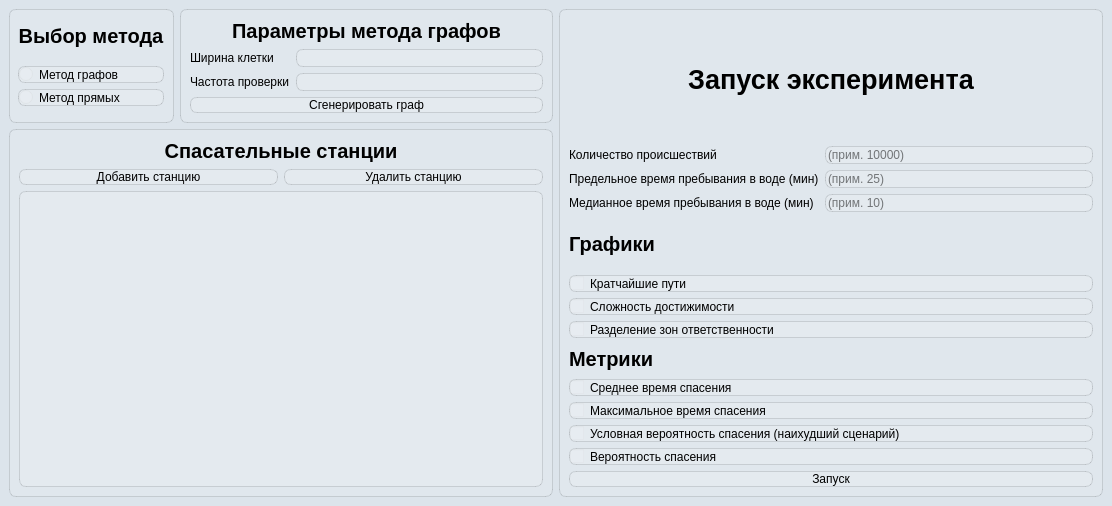
<?xml version="1.0" encoding="UTF-8"?>
<ui version="4.0">
 <class>MainWindow</class>
 <widget class="QMainWindow" name="MainWindow">
  <property name="geometry">
   <rect>
    <x>0</x>
    <y>0</y>
    <width>1112</width>
    <height>506</height>
   </rect>
  </property>
  <property name="windowTitle">
   <string>MainWindow</string>
  </property>
  <property name="styleSheet">
   <string notr="true">background-color: rgb(220, 228, 235)</string>
  </property>
  <widget class="QWidget" name="centralwidget">
   <layout class="QVBoxLayout" name="verticalLayout_14">
    <item>
     <layout class="QHBoxLayout" name="horizontalLayout_5">
      <item>
       <layout class="QVBoxLayout" name="verticalLayout_13">
        <item>
         <layout class="QHBoxLayout" name="horizontalLayout_4">
          <item>
           <widget class="QFrame" name="method_frame">
            <property name="styleSheet">
             <string notr="true">background-color: rgba(255, 255, 255, 30);
border: 1px solid rgba(0, 0, 0, 30);
border-radius: 7px;
color: black;</string>
            </property>
            <layout class="QVBoxLayout" name="verticalLayout_12">
             <property name="leftMargin">
              <number>8</number>
             </property>
             <property name="topMargin">
              <number>1</number>
             </property>
             <property name="bottomMargin">
              <number>16</number>
             </property>
             <item>
              <widget class="QLabel" name="label_4">
               <property name="styleSheet">
                <string notr="true">color: black;
font-weight: bold;
font-size: 15pt;
background-color: none;
border: none;</string>
               </property>
               <property name="text">
                <string>Выбор метода</string>
               </property>
               <property name="alignment">
                <set>Qt::AlignCenter</set>
               </property>
              </widget>
             </item>
             <item>
              <layout class="QVBoxLayout" name="verticalLayout_5">
               <item>
                <layout class="QVBoxLayout" name="verticalLayout">
                 <item>
                  <widget class="QRadioButton" name="rb_method_graph">
                   <property name="text">
                    <string>Метод графов</string>
                   </property>
                  </widget>
                 </item>
                 <item>
                  <widget class="QRadioButton" name="rb_method_line">
                   <property name="text">
                    <string>Метод прямых</string>
                   </property>
                  </widget>
                 </item>
                </layout>
               </item>
              </layout>
             </item>
            </layout>
           </widget>
          </item>
          <item>
           <widget class="QFrame" name="graph_frame">
            <property name="styleSheet">
             <string notr="true">background-color: rgba(255, 255, 255, 30);
border: 1px solid rgba(0, 0, 0, 30);
border-radius: 7px;
color: black;</string>
            </property>
            <layout class="QVBoxLayout" name="verticalLayout_11">
             <item>
              <widget class="QLabel" name="label">
               <property name="styleSheet">
                <string notr="true">
font-weight: bold;
font-size: 15pt;
background-color: none;
border: none;</string>
               </property>
               <property name="text">
                <string>Параметры метода графов</string>
               </property>
               <property name="alignment">
                <set>Qt::AlignCenter</set>
               </property>
              </widget>
             </item>
             <item>
              <layout class="QHBoxLayout" name="horizontalLayout">
               <item>
                <layout class="QVBoxLayout" name="verticalLayout_3">
                 <item>
                  <widget class="QLabel" name="label_2">
                   <property name="styleSheet">
                    <string notr="true">background-color: none;
border: none;</string>
                   </property>
                   <property name="text">
                    <string>Ширина клетки</string>
                   </property>
                  </widget>
                 </item>
                 <item>
                  <widget class="QLabel" name="label_3">
                   <property name="styleSheet">
                    <string notr="true">background-color: none;
border: none;</string>
                   </property>
                   <property name="text">
                    <string>Частота проверки</string>
                   </property>
                  </widget>
                 </item>
                </layout>
               </item>
               <item>
                <layout class="QVBoxLayout" name="verticalLayout_2">
                 <item>
                  <widget class="QLineEdit" name="le_mesh_width"/>
                 </item>
                 <item>
                  <widget class="QLineEdit" name="le_check_freq"/>
                 </item>
                </layout>
               </item>
              </layout>
             </item>
             <item>
              <widget class="QPushButton" name="pb_gen_graph">
               <property name="text">
                <string>Сгенерировать граф</string>
               </property>
              </widget>
             </item>
            </layout>
           </widget>
          </item>
         </layout>
        </item>
        <item>
         <widget class="QFrame" name="stations_frame">
          <property name="styleSheet">
           <string notr="true">color: black;
background-color: rgba(255, 255, 255, 30);
border: 1px solid rgba(0, 0, 0, 30);
border-radius: 7px;</string>
          </property>
          <layout class="QVBoxLayout" name="verticalLayout_6">
           <item>
            <widget class="QLabel" name="label_5">
             <property name="styleSheet">
              <string notr="true">color: black;
font-weight: bold;
font-size: 15pt;
background-color: none;
border: none;</string>
             </property>
             <property name="text">
              <string>Спасательные станции</string>
             </property>
             <property name="alignment">
              <set>Qt::AlignCenter</set>
             </property>
            </widget>
           </item>
           <item>
            <layout class="QHBoxLayout" name="horizontalLayout_2">
             <item>
              <widget class="QPushButton" name="pb_add_station">
               <property name="text">
                <string>Добавить станцию</string>
               </property>
              </widget>
             </item>
             <item>
              <widget class="QPushButton" name="pb_delete_station">
               <property name="text">
                <string>Удалить станцию</string>
               </property>
              </widget>
             </item>
            </layout>
           </item>
           <item>
            <widget class="QTableView" name="tv_stations">
             <property name="styleSheet">
              <string notr="true">QTableView {
background-color: rgba(255, 255, 255, 30);
border: 1px solid rgba(0, 0, 0, 30);
border-radius: 7px;
}

QTableView::section {
background-color: rgba(230, 230, 230);
color: black;
border: none;
height: 50px;
font-size:15pt;
}

QTableView::item {
border-style: none;
border-bottom: rgba(0, 0, 0, 40);
}

QTableView::item:selected {
border: none;
color: rgba(0, 0, 0);
background-color: rgba(255, 255, 255, 50);
}</string>
             </property>
            </widget>
           </item>
          </layout>
         </widget>
        </item>
       </layout>
      </item>
      <item>
       <widget class="QFrame" name="exec_frame">
        <property name="styleSheet">
         <string notr="true">color: black;
background-color: rgba(255, 255, 255, 30);
border: 1px solid rgba(0, 0, 0, 30);
border-radius: 7px;</string>
        </property>
        <layout class="QVBoxLayout" name="verticalLayout_10">
         <item>
          <widget class="QLabel" name="label_6">
           <property name="styleSheet">
            <string notr="true">color: black;
font-weight: bold;
font-size: 20pt;
background-color: none;
border: none;</string>
           </property>
           <property name="text">
            <string>Запуск эксперимента</string>
           </property>
           <property name="alignment">
            <set>Qt::AlignCenter</set>
           </property>
          </widget>
         </item>
         <item>
          <layout class="QHBoxLayout" name="horizontalLayout_3">
           <item>
            <layout class="QVBoxLayout" name="verticalLayout_7">
             <item>
              <widget class="QLabel" name="label_7">
               <property name="styleSheet">
                <string notr="true">background-color: none;
border: none;</string>
               </property>
               <property name="text">
                <string>Количество происшествий</string>
               </property>
              </widget>
             </item>
             <item>
              <widget class="QLabel" name="label_11">
               <property name="styleSheet">
                <string notr="true">background-color: none;
border: none;</string>
               </property>
               <property name="text">
                <string>Предельное время пребывания в воде (мин)</string>
               </property>
              </widget>
             </item>
             <item>
              <widget class="QLabel" name="label_10">
               <property name="styleSheet">
                <string notr="true">background-color: none;
border: none;</string>
               </property>
               <property name="text">
                <string>Медианное время пребывания в воде (мин)</string>
               </property>
              </widget>
             </item>
            </layout>
           </item>
           <item>
            <layout class="QVBoxLayout" name="verticalLayout_4">
             <item>
              <widget class="QLineEdit" name="le_cases_number">
               <property name="placeholderText">
                <string>(прим. 10000)</string>
               </property>
              </widget>
             </item>
             <item>
              <widget class="QLineEdit" name="le_max_lifespan">
               <property name="placeholderText">
                <string>(прим. 25)</string>
               </property>
              </widget>
             </item>
             <item>
              <widget class="QLineEdit" name="le_median_lifespan">
               <property name="placeholderText">
                <string>(прим. 10)</string>
               </property>
              </widget>
             </item>
            </layout>
           </item>
          </layout>
         </item>
         <item>
          <layout class="QVBoxLayout" name="verticalLayout_8">
           <item>
            <widget class="QLabel" name="label_8">
             <property name="styleSheet">
              <string notr="true">color: black;
font-weight: bold;
font-size: 15pt;
background-color: none;
border: none;</string>
             </property>
             <property name="text">
              <string>Графики</string>
             </property>
            </widget>
           </item>
           <item>
            <widget class="QCheckBox" name="cb_plot_closest_paths">
             <property name="text">
              <string>Кратчайшие пути</string>
             </property>
            </widget>
           </item>
           <item>
            <widget class="QCheckBox" name="cb_plot_map_reachability">
             <property name="text">
              <string>Сложность достижимости</string>
             </property>
            </widget>
           </item>
           <item>
            <widget class="QCheckBox" name="cb_plot_map_difst_reachability">
             <property name="text">
              <string>Разделение зон ответственности</string>
             </property>
            </widget>
           </item>
          </layout>
         </item>
         <item>
          <layout class="QVBoxLayout" name="verticalLayout_9">
           <item>
            <widget class="QLabel" name="label_9">
             <property name="styleSheet">
              <string notr="true">color: black;
font-weight: bold;
font-size: 15pt;
background-color: none;
border: none;</string>
             </property>
             <property name="text">
              <string>Метрики</string>
             </property>
            </widget>
           </item>
           <item>
            <widget class="QCheckBox" name="cb_metr_avg_time">
             <property name="text">
              <string>Среднее время спасения</string>
             </property>
            </widget>
           </item>
           <item>
            <widget class="QCheckBox" name="cb_metr_peak_time">
             <property name="text">
              <string>Максимальное время спасения</string>
             </property>
            </widget>
           </item>
           <item>
            <widget class="QCheckBox" name="cb_metr_avg_prob">
             <property name="text">
              <string>Условная вероятность спасения (наихудший сценарий) </string>
             </property>
            </widget>
           </item>
           <item>
            <widget class="QCheckBox" name="cb_metr_peak_prob">
             <property name="text">
              <string>Вероятность спасения</string>
             </property>
            </widget>
           </item>
          </layout>
         </item>
         <item>
          <widget class="QPushButton" name="pb_start_exp">
           <property name="text">
            <string>Запуск</string>
           </property>
          </widget>
         </item>
        </layout>
       </widget>
      </item>
     </layout>
    </item>
   </layout>
   <widget class="QWidget" name="">
    <property name="geometry">
     <rect>
      <x>0</x>
      <y>0</y>
      <width>2</width>
      <height>2</height>
     </rect>
    </property>
    <layout class="QHBoxLayout" name="horizontalLayout_5"/>
   </widget>
   <widget class="QWidget" name="">
    <property name="geometry">
     <rect>
      <x>0</x>
      <y>0</y>
      <width>2</width>
      <height>2</height>
     </rect>
    </property>
    <layout class="QHBoxLayout" name="horizontalLayout_6"/>
   </widget>
  </widget>
 </widget>
 <resources/>
 <connections/>
</ui>
